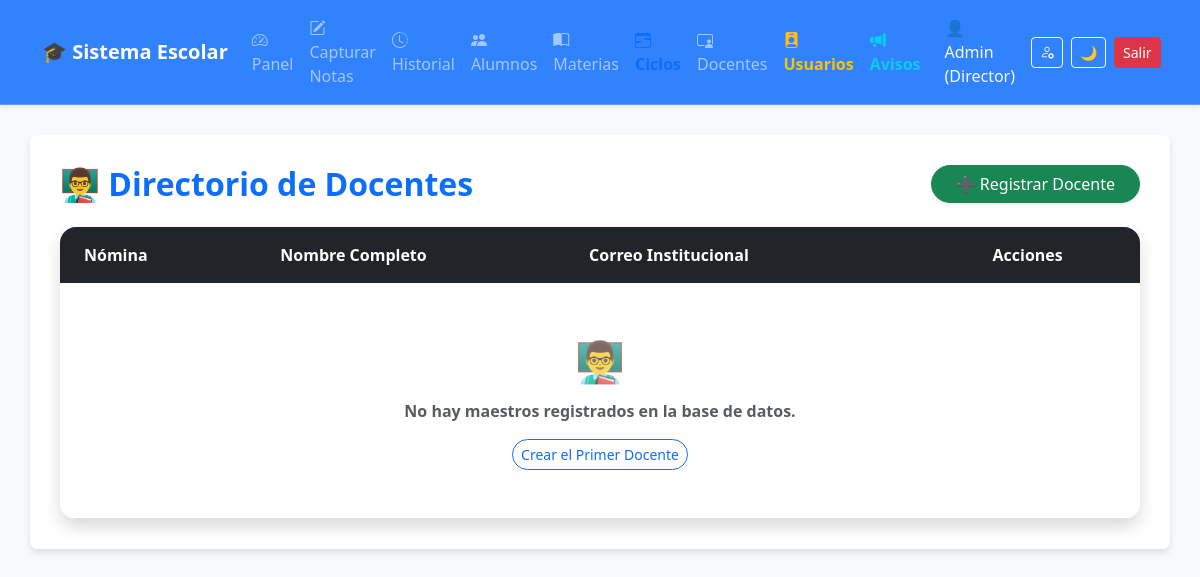
Page /docentes/docentes.php (signed in) on the earlier database version.
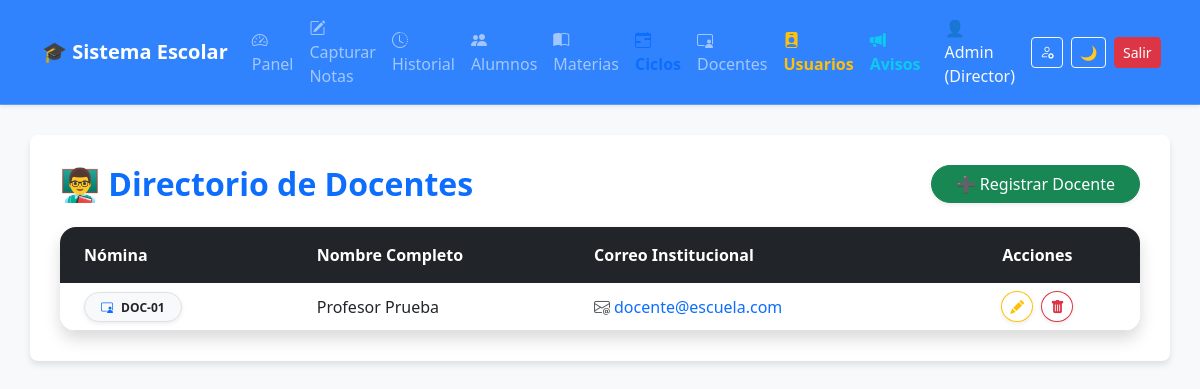
Same page on the later database version.
### tables this page shows
CREATE TABLE IF NOT EXISTS `docentes` (
    `id_docente` int NOT NULL AUTO_INCREMENT,
    `nomina` varchar(20) NOT NULL,
    `nombre` varchar(50) NOT NULL,
    `apellidos` varchar(50) NOT NULL,
    `correo` varchar(100) NOT NULL,
    `password` varchar(255) NOT NULL,
    PRIMARY KEY (`id_docente`),
    UNIQUE KEY `nomina` (`nomina`),
    UNIQUE KEY `correo` (`correo`)
);

### docentes/docentes.php (the view, shortened to what this page needs)
<?php
include '../includes/conexion.php';
$sql = "SELECT id_docente, nomina, nombre, apellidos, correo FROM docentes";
$resultado = $conexion->query($sql);
include '../includes/header.php';
?>
<link rel="stylesheet" href="../assets/css/components.css">
<div class="d-flex justify-content-between align-items-center mb-4 animate-fade-in" style="animation-delay: 0.1s;">
    <h2 class="text-primary m-0 fw-bold">👨‍🏫 Directorio de Docentes</h2>
    <a href="crear_docente.php" class="btn btn-success shadow-sm px-4 rounded-pill">➕ Registrar Docente</a>
</div>
<div class="card shadow border-0 rounded-4 overflow-hidden animate-fade-in" style="animation-delay: 0.2s;">
    <div class="card-body p-0">
        <div class="table-responsive">
            <table class="table table-hover align-middle mb-0">
                <thead class="table-dark">
                    <tr>
                        <th class="py-3 px-4 border-0">Nómina</th>
                        <th class="py-3 border-0">Nombre Completo</th>
                        <th class="py-3 border-0">Correo Institucional</th>
                        <th class="py-3 px-4 border-0 text-center">Acciones</th>
                    </tr>
                </thead>
                <tbody>
                    <?php
$delay = 0.3;
while ($fila = $resultado->fetch_assoc()):
?>
                    <tr class="animate-fade-in table-row" style="animation-delay: <?php echo $delay; ?>s;">
                        <td class="px-4"><span class="badge bg-light text-dark border px-3 py-2 rounded-pill shadow-sm"><i class="bi bi-person-video3 text-primary me-2"></i><?php echo htmlspecialchars($fila['nomina']); ?></span></td>
                        <td class="fw-medium text-dark"><?php echo htmlspecialchars($fila['nombre'] . ' ' . $fila['apellidos']); ?></td>
                        <td><a href="mailto:<?php echo htmlspecialchars($fila['correo']); ?>" class="text-decoration-none"><i class="bi bi-envelope-at text-muted me-1"></i><?php echo htmlspecialchars($fila['correo']); ?></a></td>
                        <td class="px-4 text-center">
                            <a href="editar_docente.php?id=<?php echo $fila['id_docente']; ?>" class="btn btn-outline-warning btn-sm rounded-circle me-1 shadow-sm" title="Editar Docente"><i class="bi bi-pencil-fill"></i></a>
                            <a href="eliminar_docente.php?id=<?php echo $fila['id_docente']; ?>" class="btn btn-outline-danger btn-sm rounded-circle shadow-sm" title="Despedir/Eliminar Docente" onclick="return confirm('¿Estás seguro de que deseas eliminar este docente? No podrás revertir esta acción de forma directa, y podrías dejar materias sin asignar.');"><i class="bi bi-trash-fill"></i></a>
                        </td>
                    </tr>
                    <?php
    $delay += 0.05;
endwhile;
if ($resultado->num_rows == 0) {
    echo "<tr><td colspan='4' class='text-center py-5 text-muted'>
                            <div class='fs-1 mb-2'>👨‍🏫</div>
                            <p class='mb-0 fw-bold'>No hay maestros registrados en la base de datos.</p>
                            <a href='crear_docente.php' class='btn btn-outline-primary mt-3 rounded-pill btn-sm'>Crear el Primer Docente</a>
                        </td></tr>";
}
?>
                </tbody>
            </table>
        </div>
    </div>
</div>
</div>
</body>
</html>

### includes/header.php (shortened to what this page needs)
<!DOCTYPE html>
<html lang="es">
<head>
    <link href="https://cdn.jsdelivr.net/npm/bootstrap@5.3.2/dist/css/bootstrap.min.css" rel="stylesheet">
    <link rel="stylesheet" href="https://cdn.jsdelivr.net/npm/bootstrap-icons@1.11.1/font/bootstrap-icons.css">
    <link rel="stylesheet" href="../assets/css/main.css">
</head>
<body>
<nav class="navbar navbar-expand-lg navbar-dark glass-navbar shadow-sm">
  <div class="container">
    <a class="navbar-brand" href="<?php echo isset($_SESSION['id_docente']) ? '../docentes/mis_alumnos.php' : '../calificaciones/dashboard.php'; ?>">🎓 Sistema Escolar</a>
    <div class="collapse navbar-collapse" id="navbarNav">
      <ul class="navbar-nav ms-auto align-items-center">
        <?php if (isset($_SESSION['rol']) && $_SESSION['rol'] == 'Director'): ?>
            <li class="nav-item"><a class="nav-link" href="../calificaciones/dashboard.php"><i class="bi bi-speedometer2 me-1"></i> Panel</a></li>
            <li class="nav-item"><a class="nav-link" href="../calificaciones/calificaciones.php"><i class="bi bi-pencil-square me-1"></i> Capturar Notas</a></li>
            <li class="nav-item"><a class="nav-link" href="../calificaciones/ver_calificaciones.php"><i class="bi bi-clock-history me-1"></i> Historial</a></li>
            <li class="nav-item"><a class="nav-link" href="../alumnos/alumnos.php"><i class="bi bi-people-fill me-1"></i> Alumnos</a></li>
            <li class="nav-item"><a class="nav-link" href="../materias/materias.php"><i class="bi bi-book-half me-1"></i> Materias</a></li>
            <li class="nav-item"><a class="nav-link text-primary fw-bold" href="../ciclos/index.php"><i class="bi bi-calendar-range me-1"></i> Ciclos</a></li>
            <li class="nav-item"><a class="nav-link" href="../docentes/docentes.php"><i class="bi bi-person-video3 me-1"></i> Docentes</a></li>
            <li class="nav-item"><a class="nav-link text-warning fw-bold" href="../usuarios/usuarios.php"><i class="bi bi-person-badge-fill me-1"></i> Usuarios</a></li>
            <li class="nav-item"><a class="nav-link text-info fw-bold" href="../comunicados/index.php"><i class="bi bi-megaphone-fill me-1"></i> Avisos</a></li>
            <li class="nav-item ms-lg-3 d-flex align-items-center">
                <span class="text-light me-3">👤 <?php echo htmlspecialchars($_SESSION['nombre']); ?> (<?php echo htmlspecialchars($_SESSION['rol']); ?>)</span>
                <a class="btn btn-outline-light btn-sm me-2" href="../auth/mi_perfil.php" title="Configurar Mi Perfil"><i class="bi bi-person-gear"></i></a>
                <button class="btn btn-outline-light btn-sm me-2" id="btnThemeToggle" title="Cambiar Tema">
                    <span id="themeIcon">🌙</span>
                </button>
                <a class="btn btn-danger btn-sm" href="../auth/cerrar_sesion.php">Salir</a>
            </li>
        <?php
endif; ?>
      </ul>
    </div>
  </div>
</nav>
<div class="container contenedor-principal">
<div class="toast-container position-fixed bottom-0 end-0 p-3" style="z-index: 1080;">
</div>

### assets/css/main.css (style rules this page uses)
.navbar-brand { font-weight: bold; }
.contenedor-principal { margin-top: 30px; padding: 30px; border-radius: 8px; box-shadow: 0 4px 6px rgba(0,0,0,0.1); }
body { animation: fadeInPage 0.4s cubic-bezier(0.16, 1, 0.3, 1) forwards; opacity: 0; }
.glass-navbar { background: rgba(13, 110, 253, 0.85) !important; backdrop-filter: blur(12px); -webkit-backdrop-filter: blur(12px); border-bottom: 1px solid rgba(255, 255, 255, 0.2); position: sticky; top: 0; z-index: 1050; }
.card, .btn { transition: transform 0.25s cubic-bezier(0.16, 1, 0.3, 1), box-shadow 0.25s cubic-bezier(0.16, 1, 0.3, 1) !important; }
[data-bs-theme="light"] body { background-color: #f8f9fa; }
[data-bs-theme="light"] .contenedor-principal { background-color: white; }

### assets/css/components.css (style rules this page uses)
.animate-fade-in { opacity: 0; animation: fadeInUp 0.6s cubic-bezier(0.16, 1, 0.3, 1) forwards; }

Differences in the rows shown:
added docentes: nomina "DOC-01", nombre+apellidos "Profesor Prueba", correo "docente@escuela.com"
Other differences:
text no longer shown: "👨‍🏫 No hay maestros registrados en la base de datos. Crear el Primer Docente"
